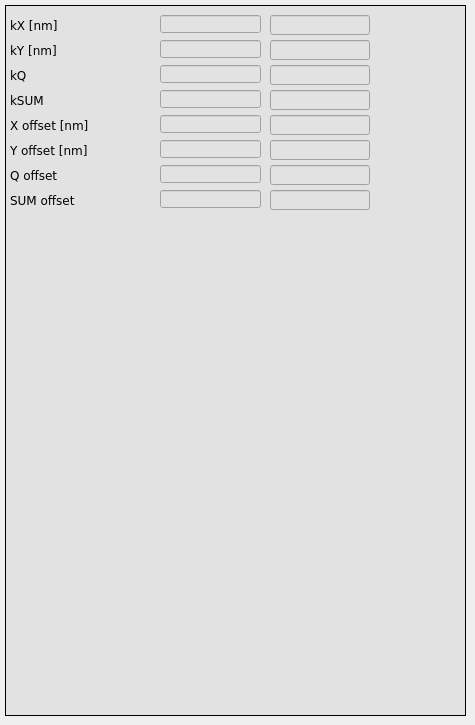
      <widget class="QWidget" name="Lin_2">
       <attribute name="title">
        <string>Linear </string>
       </attribute>
       <widget class="caFrame" name="caframe_6">
        <property name="geometry">
         <rect>
          <x>5</x>
          <y>5</y>
          <width>461</width>
          <height>711</height>
         </rect>
        </property>
        <property name="styleSheet">
         <string notr="true">background-color: rgb(226, 226, 226);</string>
        </property>
        <property name="frameShape">
         <enum>QFrame::Box</enum>
        </property>
        <widget class="caTextEntry" name="catextentry_14">
         <property name="geometry">
          <rect>
           <x>265</x>
           <y>110</y>
           <width>100</width>
           <height>20</height>
          </rect>
         </property>
         <property name="font">
          <font>
           <family>DejaVu Sans</family>
           <pointsize>9</pointsize>
           <stylestrategy>PreferDefault</stylestrategy>
          </font>
         </property>
         <property name="alignment">
          <set>Qt::AlignLeading|Qt::AlignLeft|Qt::AlignVCenter</set>
         </property>
         <property name="channel" stdset="0">
          <string notr="true">$(DEVICE):calibration:linear:xoff_sp</string>
         </property>
         <property name="background">
          <color>
           <red>230</red>
           <green>230</green>
           <blue>230</blue>
          </color>
         </property>
         <property name="colorMode">
          <enum>caLineEdit::Static</enum>
         </property>
         <property name="limitsMode">
          <enum>caLineEdit::User</enum>
         </property>
         <property name="maxValue">
          <double>2047.000000000000000</double>
         </property>
         <property name="minValue">
          <double>8.000000000000000</double>
         </property>
        </widget>
        <widget class="QLabel" name="label_15">
         <property name="geometry">
          <rect>
           <x>5</x>
           <y>85</y>
           <width>141</width>
           <height>21</height>
          </rect>
         </property>
         <property name="font">
          <font>
           <family>DejaVu Sans</family>
          </font>
         </property>
         <property name="text">
          <string>kSUM</string>
         </property>
        </widget>
        <widget class="QLabel" name="label_18">
         <property name="geometry">
          <rect>
           <x>5</x>
           <y>135</y>
           <width>146</width>
           <height>21</height>
          </rect>
         </property>
         <property name="font">
          <font>
           <family>DejaVu Sans</family>
          </font>
         </property>
         <property name="text">
          <string>Y offset [nm]</string>
         </property>
        </widget>
        <widget class="caTextEntry" name="catextentry_15">
         <property name="geometry">
          <rect>
           <x>265</x>
           <y>185</y>
           <width>100</width>
           <height>20</height>
          </rect>
         </property>
         <property name="font">
          <font>
           <family>DejaVu Sans</family>
           <pointsize>9</pointsize>
           <stylestrategy>PreferDefault</stylestrategy>
          </font>
         </property>
         <property name="alignment">
          <set>Qt::AlignLeading|Qt::AlignLeft|Qt::AlignVCenter</set>
         </property>
         <property name="channel" stdset="0">
          <string notr="true">$(DEVICE):calibration:linear:sumoff_sp</string>
         </property>
         <property name="background">
          <color>
           <red>230</red>
           <green>230</green>
           <blue>230</blue>
          </color>
         </property>
         <property name="colorMode">
          <enum>caLineEdit::Static</enum>
         </property>
         <property name="limitsMode">
          <enum>caLineEdit::Channel</enum>
         </property>
         <property name="maxValue">
          <double>8191.000000000000000</double>
         </property>
         <property name="minValue">
          <double>0.000000000000000</double>
         </property>
        </widget>
        <widget class="caLineEdit" name="calineedit_26">
         <property name="geometry">
          <rect>
           <x>155</x>
           <y>60</y>
           <width>101</width>
           <height>18</height>
          </rect>
         </property>
         <property name="sizePolicy">
          <sizepolicy hsizetype="Preferred" vsizetype="Preferred">
           <horstretch>0</horstretch>
           <verstretch>0</verstretch>
          </sizepolicy>
         </property>
         <property name="font">
          <font>
           <family>DejaVu Sans</family>
           <pointsize>11</pointsize>
           <stylestrategy>PreferDefault</stylestrategy>
          </font>
         </property>
         <property name="alignment">
          <set>Qt::AlignRight|Qt::AlignTrailing|Qt::AlignVCenter</set>
         </property>
         <property name="channel" stdset="0">
          <string notr="true">$(DEVICE):calibration:linear:kq_mon</string>
         </property>
         <property name="background">
          <color>
           <red>255</red>
           <green>255</green>
           <blue>255</blue>
          </color>
         </property>
         <property name="colorMode">
          <enum>caLineEdit::Static</enum>
         </property>
        </widget>
        <widget class="caLineEdit" name="calineedit_27">
         <property name="geometry">
          <rect>
           <x>155</x>
           <y>135</y>
           <width>101</width>
           <height>18</height>
          </rect>
         </property>
         <property name="sizePolicy">
          <sizepolicy hsizetype="Preferred" vsizetype="Preferred">
           <horstretch>0</horstretch>
           <verstretch>0</verstretch>
          </sizepolicy>
         </property>
         <property name="font">
          <font>
           <family>DejaVu Sans</family>
           <pointsize>11</pointsize>
           <stylestrategy>PreferDefault</stylestrategy>
          </font>
         </property>
         <property name="alignment">
          <set>Qt::AlignRight|Qt::AlignTrailing|Qt::AlignVCenter</set>
         </property>
         <property name="channel" stdset="0">
          <string notr="true">$(DEVICE):calibration:linear:yoff_mon</string>
         </property>
         <property name="background">
          <color>
           <red>255</red>
           <green>255</green>
           <blue>255</blue>
          </color>
         </property>
         <property name="colorMode">
          <enum>caLineEdit::Static</enum>
         </property>
        </widget>
        <widget class="caTextEntry" name="catextentry_16">
         <property name="geometry">
          <rect>
           <x>265</x>
           <y>10</y>
           <width>100</width>
           <height>20</height>
          </rect>
         </property>
         <property name="font">
          <font>
           <family>DejaVu Sans</family>
           <pointsize>9</pointsize>
           <stylestrategy>PreferDefault</stylestrategy>
          </font>
         </property>
         <property name="alignment">
          <set>Qt::AlignLeading|Qt::AlignLeft|Qt::AlignVCenter</set>
         </property>
         <property name="channel" stdset="0">
          <string notr="true">$(DEVICE):calibration:linear:kx_sp</string>
         </property>
         <property name="background">
          <color>
           <red>230</red>
           <green>230</green>
           <blue>230</blue>
          </color>
         </property>
         <property name="colorMode">
          <enum>caLineEdit::Static</enum>
         </property>
        </widget>
        <widget class="QLabel" name="label_19">
         <property name="geometry">
          <rect>
           <x>5</x>
           <y>185</y>
           <width>136</width>
           <height>21</height>
          </rect>
         </property>
         <property name="font">
          <font>
           <family>DejaVu Sans</family>
          </font>
         </property>
         <property name="text">
          <string>SUM offset</string>
         </property>
        </widget>
        <widget class="caLineEdit" name="calineedit_28">
         <property name="geometry">
          <rect>
           <x>155</x>
           <y>160</y>
           <width>101</width>
           <height>18</height>
          </rect>
         </property>
         <property name="sizePolicy">
          <sizepolicy hsizetype="Preferred" vsizetype="Preferred">
           <horstretch>0</horstretch>
           <verstretch>0</verstretch>
          </sizepolicy>
         </property>
         <property name="font">
          <font>
           <family>DejaVu Sans</family>
           <pointsize>11</pointsize>
           <stylestrategy>PreferDefault</stylestrategy>
          </font>
         </property>
         <property name="alignment">
          <set>Qt::AlignRight|Qt::AlignTrailing|Qt::AlignVCenter</set>
         </property>
         <property name="channel" stdset="0">
          <string notr="true">$(DEVICE):calibration:linear:qoff_mon</string>
         </property>
         <property name="background">
          <color>
           <red>255</red>
           <green>255</green>
           <blue>255</blue>
          </color>
         </property>
         <property name="colorMode">
          <enum>caLineEdit::Static</enum>
         </property>
        </widget>
        <widget class="QLabel" name="label_20">
         <property name="geometry">
          <rect>
           <x>5</x>
           <y>10</y>
           <width>141</width>
           <height>21</height>
          </rect>
         </property>
         <property name="font">
          <font>
           <family>DejaVu Sans</family>
          </font>
         </property>
         <property name="text">
          <string>kX [nm]</string>
         </property>
        </widget>
        <widget class="caLineEdit" name="calineedit_29">
         <property name="geometry">
          <rect>
           <x>155</x>
           <y>35</y>
           <width>101</width>
           <height>18</height>
          </rect>
         </property>
         <property name="sizePolicy">
          <sizepolicy hsizetype="Preferred" vsizetype="Preferred">
           <horstretch>0</horstretch>
           <verstretch>0</verstretch>
          </sizepolicy>
         </property>
         <property name="font">
          <font>
           <family>DejaVu Sans</family>
           <pointsize>11</pointsize>
           <stylestrategy>PreferDefault</stylestrategy>
          </font>
         </property>
         <property name="alignment">
          <set>Qt::AlignRight|Qt::AlignTrailing|Qt::AlignVCenter</set>
         </property>
         <property name="channel" stdset="0">
          <string notr="true">$(DEVICE):calibration:linear:ky_mon</string>
         </property>
         <property name="background">
          <color>
           <red>255</red>
           <green>255</green>
           <blue>255</blue>
          </color>
         </property>
         <property name="colorMode">
          <enum>caLineEdit::Static</enum>
         </property>
        </widget>
        <widget class="QLabel" name="label_30">
         <property name="geometry">
          <rect>
           <x>5</x>
           <y>160</y>
           <width>126</width>
           <height>21</height>
          </rect>
         </property>
         <property name="font">
          <font>
           <family>DejaVu Sans</family>
          </font>
         </property>
         <property name="text">
          <string>Q offset</string>
         </property>
        </widget>
        <widget class="caTextEntry" name="catextentry_17">
         <property name="geometry">
          <rect>
           <x>265</x>
           <y>135</y>
           <width>100</width>
           <height>20</height>
          </rect>
         </property>
         <property name="font">
          <font>
           <family>DejaVu Sans</family>
           <pointsize>9</pointsize>
           <stylestrategy>PreferDefault</stylestrategy>
          </font>
         </property>
         <property name="alignment">
          <set>Qt::AlignLeading|Qt::AlignLeft|Qt::AlignVCenter</set>
         </property>
         <property name="channel" stdset="0">
          <string notr="true">$(DEVICE):calibration:linear:yoff_sp</string>
         </property>
         <property name="background">
          <color>
           <red>230</red>
           <green>230</green>
           <blue>230</blue>
          </color>
         </property>
         <property name="colorMode">
          <enum>caLineEdit::Static</enum>
         </property>
         <property name="limitsMode">
          <enum>caLineEdit::User</enum>
         </property>
         <property name="maxValue">
          <double>8191.000000000000000</double>
         </property>
         <property name="minValue">
          <double>0.000000000000000</double>
         </property>
        </widget>
        <widget class="caLineEdit" name="calineedit_30">
         <property name="geometry">
          <rect>
           <x>155</x>
           <y>185</y>
           <width>101</width>
           <height>18</height>
          </rect>
         </property>
         <property name="sizePolicy">
          <sizepolicy hsizetype="Preferred" vsizetype="Preferred">
           <horstretch>0</horstretch>
           <verstretch>0</verstretch>
          </sizepolicy>
         </property>
         <property name="font">
          <font>
           <family>DejaVu Sans</family>
           <pointsize>11</pointsize>
           <stylestrategy>PreferDefault</stylestrategy>
          </font>
         </property>
         <property name="alignment">
          <set>Qt::AlignRight|Qt::AlignTrailing|Qt::AlignVCenter</set>
         </property>
         <property name="channel" stdset="0">
          <string notr="true">$(DEVICE):calibration:linear:sumoff_mon</string>
         </property>
         <property name="background">
          <color>
           <red>255</red>
           <green>255</green>
           <blue>255</blue>
          </color>
         </property>
         <property name="colorMode">
          <enum>caLineEdit::Static</enum>
         </property>
        </widget>
        <widget class="QLabel" name="label_31">
         <property name="geometry">
          <rect>
           <x>5</x>
           <y>60</y>
           <width>146</width>
           <height>21</height>
          </rect>
         </property>
         <property name="font">
          <font>
           <family>DejaVu Sans</family>
          </font>
         </property>
         <property name="text">
          <string>kQ</string>
         </property>
        </widget>
        <widget class="caLineEdit" name="calineedit_31">
         <property name="geometry">
          <rect>
           <x>155</x>
           <y>85</y>
           <width>101</width>
           <height>18</height>
          </rect>
         </property>
         <property name="sizePolicy">
          <sizepolicy hsizetype="Preferred" vsizetype="Preferred">
           <horstretch>0</horstretch>
           <verstretch>0</verstretch>
          </sizepolicy>
         </property>
         <property name="font">
          <font>
           <family>DejaVu Sans</family>
           <pointsize>11</pointsize>
           <stylestrategy>PreferDefault</stylestrategy>
          </font>
         </property>
         <property name="alignment">
          <set>Qt::AlignRight|Qt::AlignTrailing|Qt::AlignVCenter</set>
         </property>
         <property name="channel" stdset="0">
          <string notr="true">$(DEVICE):calibration:linear:ksum_mon</string>
         </property>
         <property name="background">
          <color>
           <red>255</red>
           <green>255</green>
           <blue>255</blue>
          </color>
         </property>
         <property name="colorMode">
          <enum>caLineEdit::Static</enum>
         </property>
        </widget>
        <widget class="caLineEdit" name="calineedit_32">
         <property name="geometry">
          <rect>
           <x>155</x>
           <y>110</y>
           <width>101</width>
           <height>18</height>
          </rect>
         </property>
         <property name="sizePolicy">
          <sizepolicy hsizetype="Preferred" vsizetype="Preferred">
           <horstretch>0</horstretch>
           <verstretch>0</verstretch>
          </sizepolicy>
         </property>
         <property name="font">
          <font>
           <family>DejaVu Sans</family>
           <pointsize>11</pointsize>
           <stylestrategy>PreferDefault</stylestrategy>
          </font>
         </property>
         <property name="alignment">
          <set>Qt::AlignRight|Qt::AlignTrailing|Qt::AlignVCenter</set>
         </property>
         <property name="channel" stdset="0">
          <string notr="true">$(DEVICE):calibration:linear:xoff_mon</string>
         </property>
         <property name="background">
          <color>
           <red>255</red>
           <green>255</green>
           <blue>255</blue>
          </color>
         </property>
         <property name="colorMode">
          <enum>caLineEdit::Static</enum>
         </property>
        </widget>
        <widget class="caTextEntry" name="catextentry_20">
         <property name="geometry">
          <rect>
           <x>265</x>
           <y>60</y>
           <width>100</width>
           <height>20</height>
          </rect>
         </property>
         <property name="font">
          <font>
           <family>DejaVu Sans</family>
           <pointsize>9</pointsize>
           <stylestrategy>PreferDefault</stylestrategy>
          </font>
         </property>
         <property name="alignment">
          <set>Qt::AlignLeading|Qt::AlignLeft|Qt::AlignVCenter</set>
         </property>
         <property name="channel" stdset="0">
          <string notr="true">$(DEVICE):calibration:linear:kq_sp</string>
         </property>
         <property name="background">
          <color>
           <red>230</red>
           <green>230</green>
           <blue>230</blue>
          </color>
         </property>
         <property name="colorMode">
          <enum>caLineEdit::Static</enum>
         </property>
         <property name="limitsMode">
          <enum>caLineEdit::User</enum>
         </property>
         <property name="maxValue">
          <double>15.000000000000000</double>
         </property>
        </widget>
        <widget class="caTextEntry" name="catextentry_21">
         <property name="geometry">
          <rect>
           <x>265</x>
           <y>35</y>
           <width>100</width>
           <height>20</height>
          </rect>
         </property>
         <property name="font">
          <font>
           <family>DejaVu Sans</family>
           <pointsize>9</pointsize>
           <stylestrategy>PreferDefault</stylestrategy>
          </font>
         </property>
         <property name="alignment">
          <set>Qt::AlignLeading|Qt::AlignLeft|Qt::AlignVCenter</set>
         </property>
         <property name="channel" stdset="0">
          <string notr="true">$(DEVICE):calibration:linear:ky_sp</string>
         </property>
         <property name="background">
          <color>
           <red>230</red>
           <green>230</green>
           <blue>230</blue>
          </color>
         </property>
         <property name="colorMode">
          <enum>caLineEdit::Static</enum>
         </property>
        </widget>
        <widget class="caTextEntry" name="catextentry_22">
         <property name="geometry">
          <rect>
           <x>265</x>
           <y>85</y>
           <width>100</width>
           <height>20</height>
          </rect>
         </property>
         <property name="font">
          <font>
           <family>DejaVu Sans</family>
           <pointsize>9</pointsize>
           <stylestrategy>PreferDefault</stylestrategy>
          </font>
         </property>
         <property name="alignment">
          <set>Qt::AlignLeading|Qt::AlignLeft|Qt::AlignVCenter</set>
         </property>
         <property name="channel" stdset="0">
          <string notr="true">$(DEVICE):calibration:linear:ksum_sp</string>
         </property>
         <property name="background">
          <color>
           <red>230</red>
           <green>230</green>
           <blue>230</blue>
          </color>
         </property>
         <property name="colorMode">
          <enum>caLineEdit::Static</enum>
         </property>
         <property name="limitsMode">
          <enum>caLineEdit::User</enum>
         </property>
         <property name="maxValue">
          <double>2047.000000000000000</double>
         </property>
         <property name="minValue">
          <double>8.000000000000000</double>
         </property>
        </widget>
        <widget class="caLineEdit" name="calineedit_33">
         <property name="geometry">
          <rect>
           <x>155</x>
           <y>10</y>
           <width>101</width>
           <height>18</height>
          </rect>
         </property>
         <property name="sizePolicy">
          <sizepolicy hsizetype="Preferred" vsizetype="Preferred">
           <horstretch>0</horstretch>
           <verstretch>0</verstretch>
          </sizepolicy>
         </property>
         <property name="font">
          <font>
           <family>DejaVu Sans</family>
           <pointsize>11</pointsize>
           <stylestrategy>PreferDefault</stylestrategy>
          </font>
         </property>
         <property name="alignment">
          <set>Qt::AlignRight|Qt::AlignTrailing|Qt::AlignVCenter</set>
         </property>
         <property name="channel" stdset="0">
          <string notr="true">$(DEVICE):calibration:linear:kx_mon</string>
         </property>
         <property name="background">
          <color>
           <red>255</red>
           <green>255</green>
           <blue>255</blue>
          </color>
         </property>
         <property name="colorMode">
          <enum>caLineEdit::Static</enum>
         </property>
        </widget>
        <widget class="QLabel" name="label_32">
         <property name="geometry">
          <rect>
           <x>5</x>
           <y>35</y>
           <width>136</width>
           <height>21</height>
          </rect>
         </property>
         <property name="font">
          <font>
           <family>DejaVu Sans</family>
          </font>
         </property>
         <property name="text">
          <string>kY [nm]</string>
         </property>
        </widget>
        <widget class="QLabel" name="label_33">
         <property name="geometry">
          <rect>
           <x>5</x>
           <y>110</y>
           <width>141</width>
           <height>21</height>
          </rect>
         </property>
         <property name="font">
          <font>
           <family>DejaVu Sans</family>
          </font>
         </property>
         <property name="text">
          <string>X offset [nm] </string>
         </property>
        </widget>
        <widget class="caTextEntry" name="catextentry_23">
         <property name="geometry">
          <rect>
           <x>265</x>
           <y>160</y>
           <width>100</width>
           <height>20</height>
          </rect>
         </property>
         <property name="font">
          <font>
           <family>DejaVu Sans</family>
           <pointsize>9</pointsize>
           <stylestrategy>PreferDefault</stylestrategy>
          </font>
         </property>
         <property name="alignment">
          <set>Qt::AlignLeading|Qt::AlignLeft|Qt::AlignVCenter</set>
         </property>
         <property name="channel" stdset="0">
          <string notr="true">$(DEVICE):calibration:linear:qoff_sp</string>
         </property>
         <property name="background">
          <color>
           <red>230</red>
           <green>230</green>
           <blue>230</blue>
          </color>
         </property>
         <property name="colorMode">
          <enum>caLineEdit::Static</enum>
         </property>
         <property name="limitsMode">
          <enum>caLineEdit::User</enum>
         </property>
         <property name="maxValue">
          <double>8191.000000000000000</double>
         </property>
         <property name="minValue">
          <double>0.000000000000000</double>
         </property>
        </widget>
       </widget>
      </widget>
